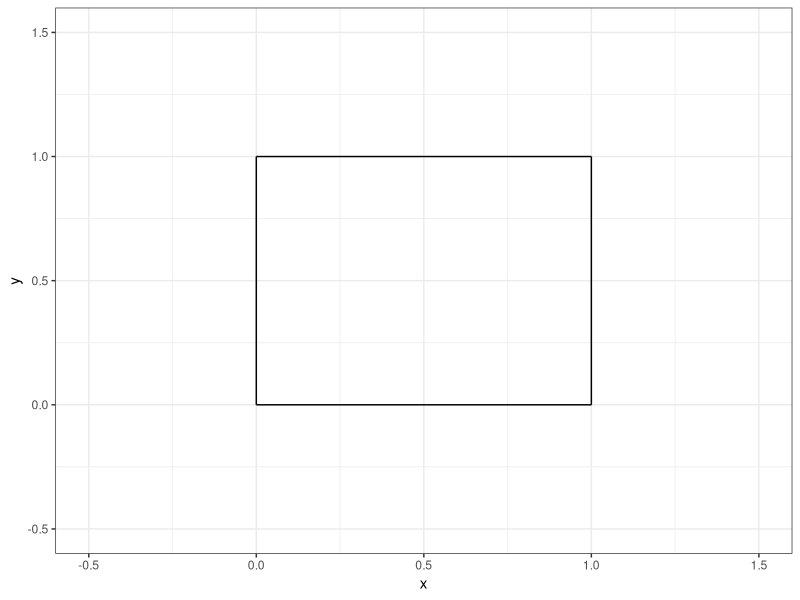
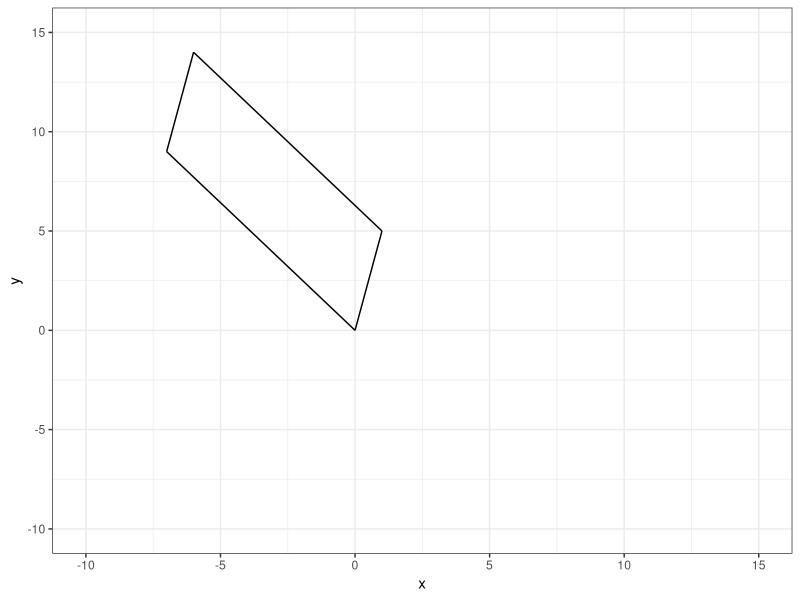
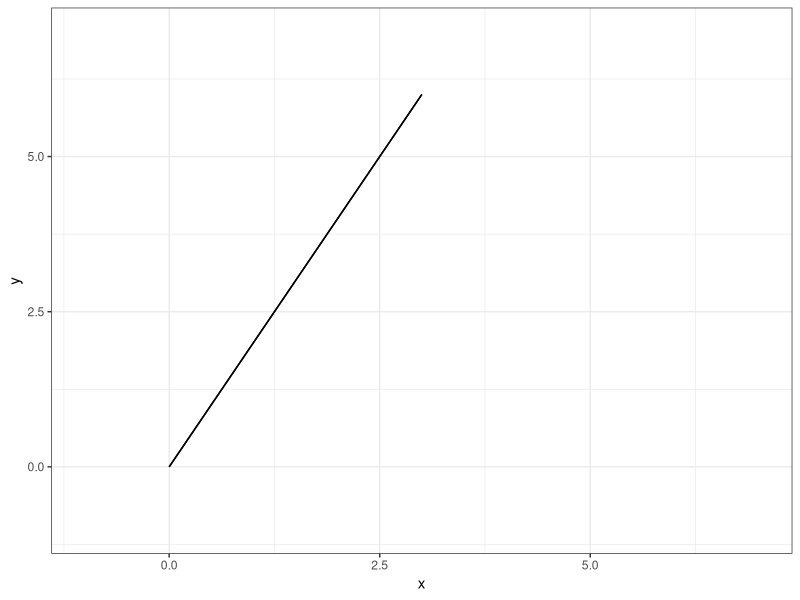
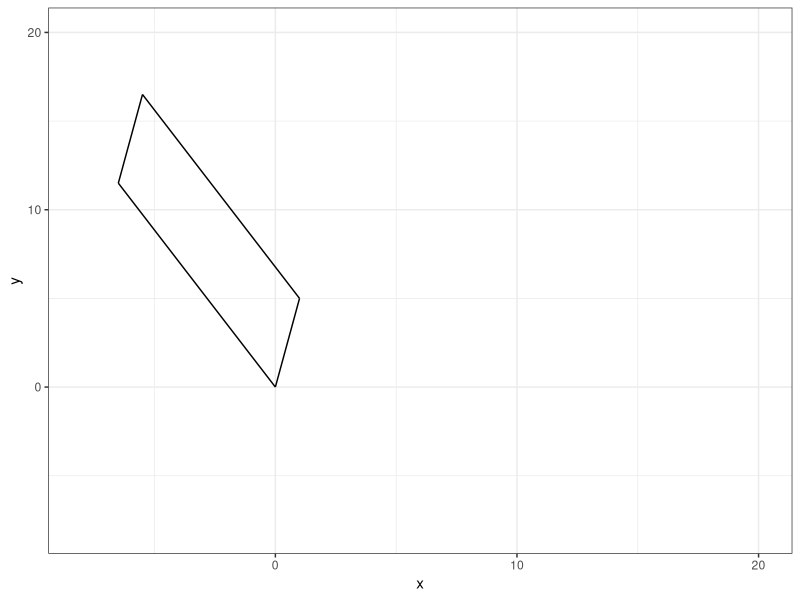
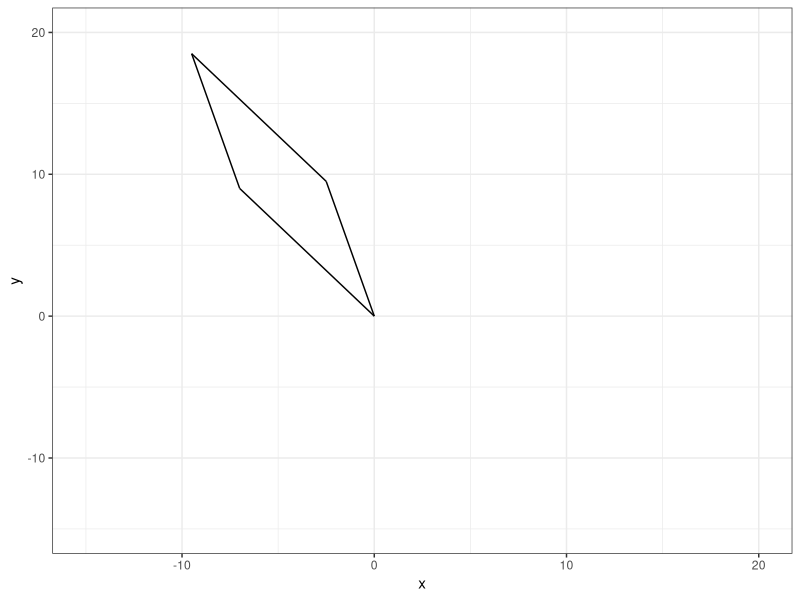
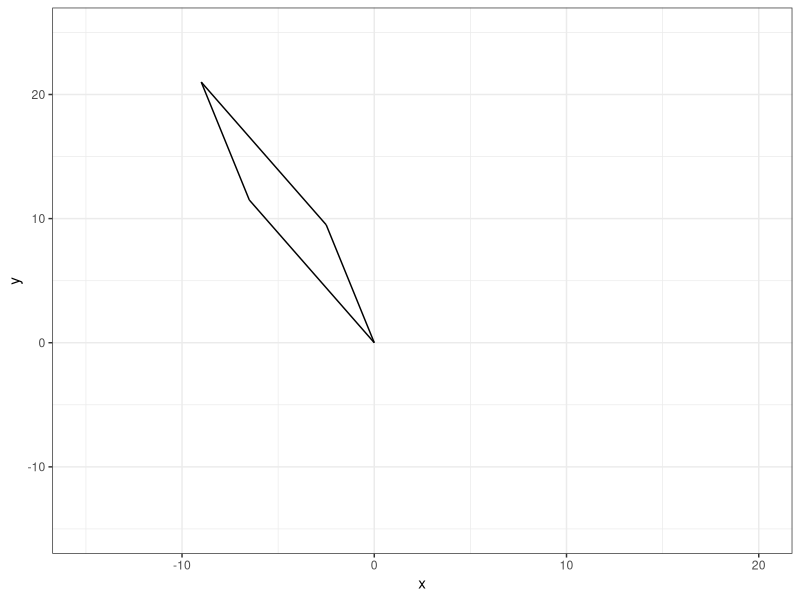
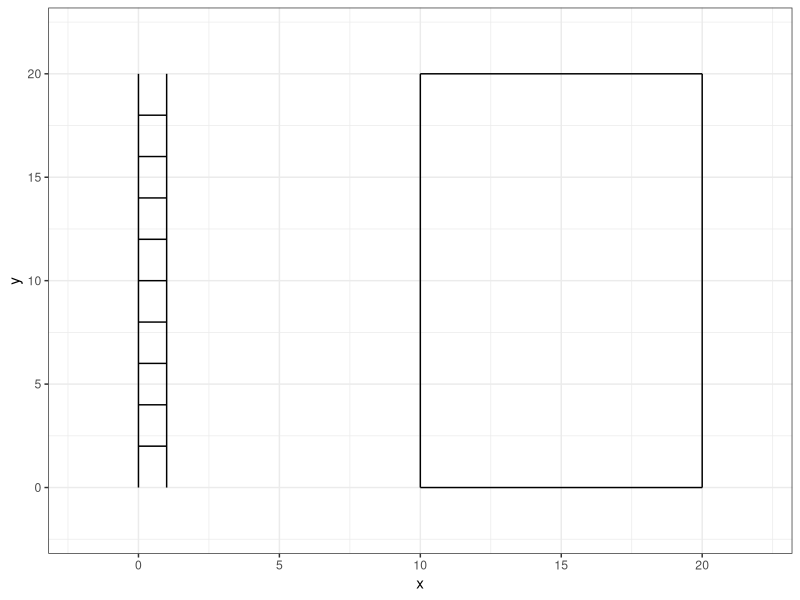
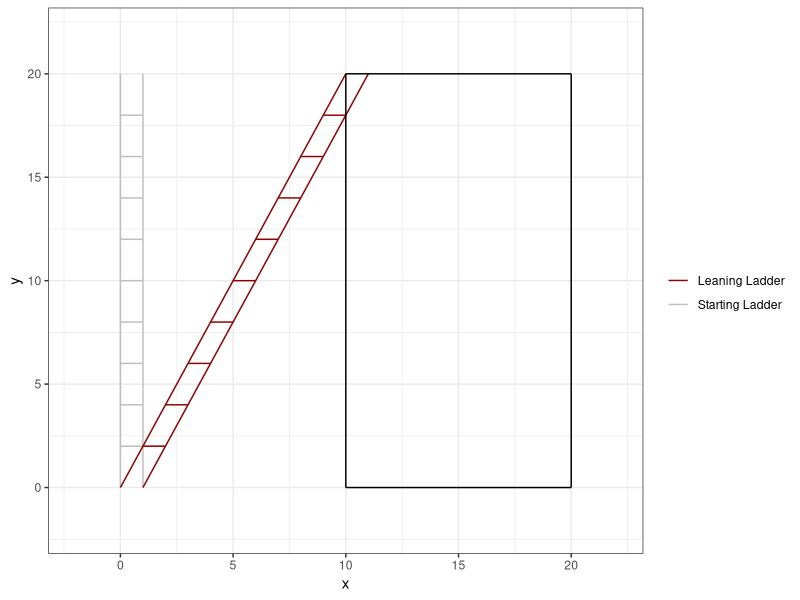

Reproduce these figures in R, in order.
## ---- chunk 1
#| echo: false

default_chunk_hook  <- knitr::knit_hooks$get("chunk")

latex_font_size <- c("Huge", "huge", "LARGE", "Large", 
                     "large", "normalsize", "small", 
                     "footnotesize", "scriptsize", "tiny")

knitr::knit_hooks$set(chunk = function(x, options) {
  x <- default_chunk_hook(x, options)
  if(options$size %in% latex_font_size) {
    paste0("\n \\", options$size, "\n\n", 
      x, 
      "\n\n \\normalsize"
    )
  } else {
    x
  }
})

## ---- chunk 2
#| label: load-packages
#| include: false
library(tidyverse)
## ---- chunk 3
#| label: fig-unitsquare
#| fig-cap: "The unit square."
#| fig-width: 3
#| fig-height: 3
#| scale: "80%"
#| fig-align: "center"
#| size: "scriptsize"
ggplot() +
  geom_segment(aes(x = 0, xend = 0,
                   y=0, yend = 1))+
  geom_segment(aes(x = 0, xend = 1,
                   y=1, yend = 1))+
  geom_segment(aes(x = 1, xend = 1,
                   y=0, yend = 1))+
  geom_segment(aes(x = 0, xend = 1,
                   y=0, yend = 0)) +
  theme_bw() + 
  xlim(-0.5, 1.5)+
  ylim(-0.5, 1.5)+
  labs(x = "x", 
       y = "y")
## ---- chunk 4
#| size: "scriptsize"
#| code-fold: FALSE
(M = diag(2))
## ---- chunk 5
#| size: "scriptsize"
#| code-fold: FALSE
(A = matrix(c(1,-7,5,9),2,2,T))
## ---- chunk 6
#| size: "scriptsize"
#| code-fold: FALSE
(T = A %*% M)
## ---- chunk 7
#| size: "scriptsize"
#| code-fold: FALSE
(basis_vector_1 = T[,1])
(basis_vector_2 = T[,2])
## ---- chunk 8
#| size: "scriptsize"
#| code-fold: FALSE
(p_0 = c(0,0))
(p_1 = basis_vector_1)
(p_2 = basis_vector_1 + basis_vector_2)
(p_3 = basis_vector_2)
## ---- chunk 9
#| label: fig-unitsquare-T
#| fig-cap: "The T square."
#| fig-width: 3
#| fig-height: 3
#| scale: "80%"
#| fig-align: "center"
#| size: "scriptsize"
ggplot() +
  geom_segment(aes(x = p_0[1], xend = p_1[1],
                   y= p_0[2], yend = p_1[2]))+
  geom_segment(aes(x = p_1[1], xend = p_2[1],
                   y= p_1[2], yend = p_2[2]))+
  geom_segment(aes(x = p_2[1], xend = p_3[1],
                   y= p_2[2], yend = p_3[2]))+
  geom_segment(aes(x = p_3[1], xend = p_0[1],
                   y= p_3[2], yend = p_0[2])) +
  theme_bw() + 
  xlim(-10, 15)+
  ylim(-10, 15)+
  labs(x = "x", 
       y = "y")
## ---- chunk 10
#| size: "scriptsize"
#| code-fold: FALSE
(determinant_A = det(A))
## ---- chunk 11
#| size: "scriptsize"
#| code-fold: FALSE
(A = matrix(c(1,2,2,4),2,2,T))
## ---- chunk 12
#| size: "scriptsize"
#| code-fold: FALSE
(T = A %*% M)
## ---- chunk 13
#| size: "scriptsize"
#| code-fold: FALSE
(basis_vector_1 = T[,1])
(basis_vector_2 = T[,2])
## ---- chunk 14
#| size: "scriptsize"
#| code-fold: FALSE
(p_0 = c(0,0))
(p_1 = basis_vector_1)
(p_2 = basis_vector_1 + basis_vector_2)
(p_3 = basis_vector_2)
## ---- chunk 15
#| label: fig-unitsquare-T-2
#| fig-cap: "The T-2 square."
#| fig-width: 3
#| fig-height: 3
#| scale: "80%"
#| fig-align: "center"
#| size: "scriptsize"
ggplot() +
  geom_segment(aes(x = p_0[1], xend = p_1[1],
                   y= p_0[2], yend = p_1[2]))+
  geom_segment(aes(x = p_1[1], xend = p_2[1],
                   y= p_1[2], yend = p_2[2]))+
  geom_segment(aes(x = p_2[1], xend = p_3[1],
                   y= p_2[2], yend = p_3[2]))+
  geom_segment(aes(x = p_3[1], xend = p_0[1],
                   y= p_3[2], yend = p_0[2])) +
  theme_bw() + 
  xlim(-1, 7)+
  ylim(-1, 7)+
  labs(x = "x", 
       y = "y")
## ---- chunk 16
#| size: "scriptsize"
#| code-fold: FALSE
(determinant_A = det(A))
## ---- chunk 17
#| size: "scriptsize"
#| code-fold: FALSE
(k = 0.5)
(M = matrix(c(1,k,0,1),2,2,T))
(A = matrix(c(1,-7,5,9),2,2,T))

(T = A %*% M)

(basis_vector_1 = T[,1])
(basis_vector_2 = T[,2])

(p_0 = c(0,0))
(p_1 = basis_vector_1)
(p_2 = basis_vector_1 + basis_vector_2)
(p_3 = basis_vector_2)
## ---- chunk 18
#| label: fig-unitsquare-T-3
#| fig-cap: "The T-3 square."
#| fig-width: 3
#| fig-height: 3
#| scale: "80%"
#| fig-align: "center"
#| size: "scriptsize"
ggplot() +
  geom_segment(aes(x = p_0[1], xend = p_1[1],
                   y= p_0[2], yend = p_1[2]))+
  geom_segment(aes(x = p_1[1], xend = p_2[1],
                   y= p_1[2], yend = p_2[2]))+
  geom_segment(aes(x = p_2[1], xend = p_3[1],
                   y= p_2[2], yend = p_3[2]))+
  geom_segment(aes(x = p_3[1], xend = p_0[1],
                   y= p_3[2], yend = p_0[2])) +
  theme_bw() + 
  xlim(-8, 20)+
  ylim(-8, 20)+
  labs(x = "x", 
       y = "y")
## ---- chunk 19
#| size: "scriptsize"
#| code-fold: FALSE
(determinant_A = det(A))
## ---- chunk 20
#| size: "scriptsize"
#| code-fold: FALSE
(k = 0.5)
(M = matrix(c(1,0,k,1),2,2,T))

(T = A %*% M)

(basis_vector_1 = T[,1])
(basis_vector_2 = T[,2])

(p_0 = c(0,0))
(p_1 = basis_vector_1)
(p_2 = basis_vector_1 + basis_vector_2)
(p_3 = basis_vector_2)
## ---- chunk 21
#| label: fig-unitsquare-T-4
#| fig-cap: "The T-4 square."
#| fig-width: 3
#| fig-height: 3
#| scale: "80%"
#| fig-align: "center"
#| size: "scriptsize"
ggplot() +
  geom_segment(aes(x = p_0[1], xend = p_1[1],
                   y= p_0[2], yend = p_1[2]))+
  geom_segment(aes(x = p_1[1], xend = p_2[1],
                   y= p_1[2], yend = p_2[2]))+
  geom_segment(aes(x = p_2[1], xend = p_3[1],
                   y= p_2[2], yend = p_3[2]))+
  geom_segment(aes(x = p_3[1], xend = p_0[1],
                   y= p_3[2], yend = p_0[2])) +
  theme_bw() + 
  xlim(-15, 20)+
  ylim(-15, 20)+
  labs(x = "x", 
       y = "y")
## ---- chunk 22
#| size: "scriptsize"
#| code-fold: FALSE
(determinant_A = det(A))
## ---- chunk 23
#| size: "scriptsize"
#| code-fold: FALSE
(k = 0.5)
(M = matrix(c(1,k,k,1),2,2,T))

(T = A %*% M)

(basis_vector_1 = T[,1])
(basis_vector_2 = T[,2])

(p_0 = c(0,0))
(p_1 = basis_vector_1)
(p_2 = basis_vector_1 + basis_vector_2)
(p_3 = basis_vector_2)
## ---- chunk 24
#| label: fig-unitsquare-T-5
#| fig-cap: "The T-5 square."
#| fig-width: 3
#| fig-height: 3
#| scale: "80%"
#| fig-align: "center"
#| size: "scriptsize"
ggplot() +
  geom_segment(aes(x = p_0[1], xend = p_1[1],
                   y= p_0[2], yend = p_1[2]))+
  geom_segment(aes(x = p_1[1], xend = p_2[1],
                   y= p_1[2], yend = p_2[2]))+
  geom_segment(aes(x = p_2[1], xend = p_3[1],
                   y= p_2[2], yend = p_3[2]))+
  geom_segment(aes(x = p_3[1], xend = p_0[1],
                   y= p_3[2], yend = p_0[2])) +
  theme_bw() + 
  xlim(-15, 20)+
  ylim(-15, 25)+
  labs(x = "x", 
       y = "y")
## ---- chunk 25
#| size: "scriptsize"
#| code-fold: FALSE
(determinant_A = det(A))
## ---- chunk 26
#| size: "scriptsize"
#| code-fold: FALSE
(ladder = data.frame(x=c(0,0,1,1,0,1,0,1,0,1,0,1,0,1,0,1,0,1,0,1,0,1),y=c(0,20,0,20,2,2,4,4,6,6,8,8,10,10,12,12,14,14,16,16,18,18),group=c(1,1,2,2,3,3,4,4,5,5,6,6,7,7,8,8,9,9,10,10,11,11)))
## ---- chunk 27
#| label: fig-ladder
#| fig-cap: "A ladder."
#| fig-width: 3
#| fig-height: 3
#| scale: "80%"
#| fig-align: "center"
#| size: "scriptsize"
ggplot() +
  geom_path(data = ladder, 
              aes(x = x, y = y, group = group)) +
                  geom_segment(aes(x = 10, xend = 10,
                   y=0, yend = 20))+
  geom_segment(aes(x = 10, xend = 20,
                   y=20, yend = 20))+
  geom_segment(aes(x = 20, xend = 20,
                   y=0, yend = 20))+
  geom_segment(aes(x = 10, xend = 20,
                   y=0, yend = 0)) +
  theme_bw() +
  xlim(-2,22) +
  ylim(-2,22)
## ---- chunk 28
#| size: "scriptsize"
#| code-fold: FALSE
(A = as.matrix(ladder[, c(1,2)]))
(M_h = matrix(c(1,0,k,1),2,2,T))
(T = A %*% M_h)
## ---- chunk 29
#| size: "scriptsize"
#| code-fold: FALSE
(leaning.ladder = data.frame(x = T[,1], y = T[,2], group=c(1,1,2,2,3,3,4,4,5,5,6,6,7,7,8,8,9,9,10,10,11,11)))
## ---- chunk 30
#| label: fig-ladder2
#| fig-cap: "A ladder and a leaning ladder."
#| fig-width: 3
#| fig-height: 3
#| scale: "80%"
#| fig-align: "center"
#| size: "scriptsize"
ggplot() +
  geom_path(data = ladder, 
              aes(x = x, y = y, group = group, color = "Starting Ladder")) +
  geom_path(data = leaning.ladder, 
              aes(x = x, y = y, group = group, color = "Leaning Ladder")) +
  geom_segment(aes(x = 10, xend = 10,
                   y=0, yend = 20))+
  geom_segment(aes(x = 10, xend = 20,
                   y=20, yend = 20))+
  geom_segment(aes(x = 20, xend = 20,
                   y=0, yend = 20))+
  geom_segment(aes(x = 10, xend = 20,
                   y=0, yend = 0)) +
  theme_bw() +
  xlim(-2,22) +
  ylim(-2,22) +
  scale_color_manual("", values=c("darkred", "grey"))
